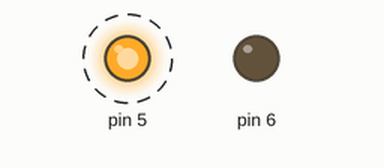
The sketch below on a simulated Arduino Leonardo, built with avr-gcc and run on an emulated ATmega32U4. Parts: output pins drawn as LEDs (lit = HIGH). Dashed ring = blinking. What the sketch prints to the serial monitor is not drawn.

Above: at 0.04 s.
Timing chart, 0 to 3.0 s (numbered marks = the images above):
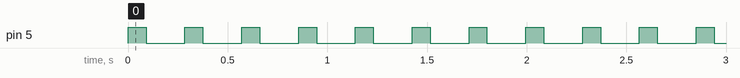

The sketch:

tasks.ino
```cpp
#include <Arduino_FreeRTOS.h>
#include <queue.h>

#define d4 853  //293 hz
#define e4 760  //329 hz
#define c4 958  //261 hz
#define c3 1923 //130 hz
#define g3 1276 //196 hz
#define R 0

int i;

void TaskBlink(void *pvParameters);
void TaskMusic(void *pvParameters);
void RT3p0(void *pvParameters);
void RT3p1(void *pvParameters);
void TaskFFT(void *pvParameters);

int melody[] = {d4, e4, c4, c3, g3, R, R, R, R, R, R, R, R, R, R, R, R, R, R, R, R, R, R, R, R};
int n = 64;
double rando[64];
QueueHandle_t data_queue;
QueueHandle_t time_queue;

void setup() {
  Serial.begin(19200);
  // put your setup code here, to run once:
  xTaskCreate(
    TaskBlink
    , "Blink"
    , 128
    , NULL
    , 3
    , NULL );

  xTaskCreate(
    TaskMusic
    , "Music"
    , 128
    , NULL
    , 2
    , NULL );

  xTaskCreate(
    RT3p0
    , "FreeRTOS queue starter"
    , 128
    , NULL
    , 1
    , NULL );

  xTaskCreate(
    TaskFFT
    , "FFT Task 4"
    , 128
    , NULL
    , 1
    , NULL );

  vTaskStartScheduler();
}

void loop() {
  // put your main code here, to run repeatedly:
}

void TaskBlink(void *pvParameters) {
  pinMode(5, OUTPUT);
  for(;;) {
    digitalWrite(5, HIGH);
    vTaskDelay(100/portTICK_PERIOD_MS);
    digitalWrite(5, LOW);
    vTaskDelay(200/portTICK_PERIOD_MS);
  }
}

void TaskMusic(void *pvParameters) {
  pinMode(6,OUTPUT);
  TCNT4 = 0;
  i = 0;
  TCCR4A = 0b01000000;
  TCCR4B = 0b00001011;
  for(int j = 0; j < 3; j++) {
    for(int k = 0; k < 24; k++) {
      OCR4A = melody[k];
      vTaskDelay(200/portTICK_PERIOD_MS);
    }
  }
  vTaskDelete(NULL);
}

void RT3p0(void *pvParameters) {
  for(int i = 0; i < 64; i++) {
    rando[i] = i;
    Serial.println(rando[i]);
  }
  data_queue = xQueueCreate(5, sizeof(double) * 64);
  time_queue = xQueueCreate(1, sizeof(int));
  vTaskDelay(1000 / portTICK_PERIOD_MS);
  xTaskCreate(RT3p1, "Value sender", 128, NULL, 1, NULL);
  vTaskSuspend(NULL);
}

void RT3p1(void *pvParameters) {
  for(int i = 0; i < 5; i++) {
    Serial.println("Sending");
    //vTaskDelay(1000 / portTICK_PERIOD_MS);
    xQueueSendToBack(data_queue, rando, 0);

    double data2[64];
    Serial.println("Check");
    //vTaskDelay(1000 / portTICK_PERIOD_MS);
    xQueueReceive(data_queue, data2, 0);
  }
  vTaskSuspend(NULL);
}

void TaskFFT(void *pvParameters) {
  for (;;) {
    int times = 100;
    double* rando;
    for(int i = 0; i < 5; i++) {
      Serial.println("Start PT4 Loop");
      while(xQueueReceive(data_queue, rando, 0) != pdPASS) {
        vTaskDelay(100/portTICK_PERIOD_MS);
      }
      Serial.println("PT4 received");
      Serial.println((uint32_t) rando, HEX);

      vTaskDelay(100/portTICK_PERIOD_MS);

      Serial.println("PT4 sent");
      xQueueSendToBack(time_queue, times, 0);
    }
    vTaskSuspend(NULL);
  }
}
```

Measured:
- by itself, pin 5: alternates HIGH for 0.09 s and LOW for 0.20 s
